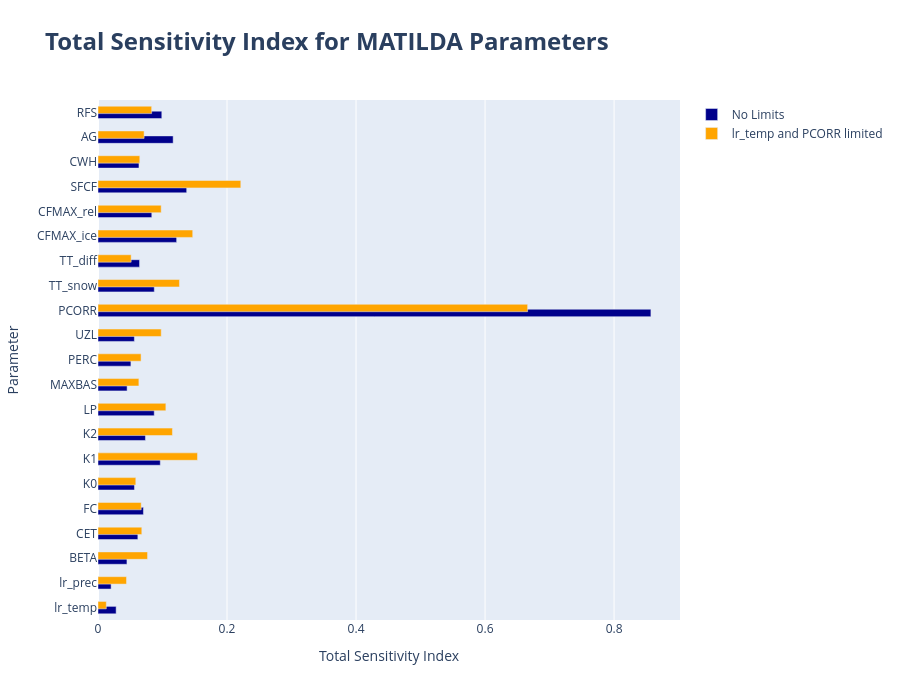

Here is the notebook cell this chart was saved with:
### Markdown cell above
To see the effect of parameter restrictions on sensitivity, we can plot the indices of both runs. Feel free to explore further by adding more *FAST* outputs to the plot function.

### Code cell
from tools.plots import plot_sensitivity_bars

step1 = dir_input + 'FAST/' + 'example_fast_nolim.csv'
step2 = dir_input + 'FAST/' + 'era5_ipynb_fast_step1.csv'

plot_sensitivity_bars(step1, step2, labels=['No Limits', 'lr_temp and PCORR limited'], show=True)

### Figure 1 — Plotly figure (JSON) as saved in the notebook; plotly's stock layout.template omitted (floating-point values rounded to 4 significant figures)
{"data": [{"marker": {"color": "darkblue"}, "name": "No Limits", "orientation": "h", "type": "bar", "width": 0.3, "x": [0.02812, 0.02032, 0.04488, 0.06177, 0.07043, 0.05653, 0.09656, 0.07354, 0.08718, 0.04512, 0.051, 0.0564, 0.8571, 0.08725, 0.06441, 0.1219, 0.08339, 0.1375, 0.0635, 0.1165, 0.09891], "y": ["lr_temp", "lr_prec", "BETA", "CET", "FC", "K0", "K1", "K2", "LP", "MAXBAS", "PERC", "UZL", "PCORR", "TT_snow", "TT_diff", "CFMAX_ice", "CFMAX_rel", "SFCF", "CWH", "AG", "RFS"]}, {"marker": {"color": "orange"}, "name": "lr_temp and PCORR limited", "orientation": "h", "type": "bar", "width": 0.3, "x": [0.01287, 0.04422, 0.07683, 0.06792, 0.06698, 0.05861, 0.1542, 0.1154, 0.1052, 0.06337, 0.06679, 0.09802, 0.666, 0.1263, 0.0514, 0.1468, 0.09796, 0.2214, 0.06479, 0.07145, 0.08318], "y": ["lr_temp", "lr_prec", "BETA", "CET", "FC", "K0", "K1", "K2", "LP", "MAXBAS", "PERC", "UZL", "PCORR", "TT_snow", "TT_diff", "CFMAX_ice", "CFMAX_rel", "SFCF", "CWH", "AG", "RFS"]}], "layout": {"bargap": 0.6, "height": 700, "title": {"font": {"size": 24}, "text": "<b>Total Sensitivity Index for MATILDA Parameters<b>"}, "xaxis": {"title": {"text": "Total Sensitivity Index"}}, "yaxis": {"automargin": true, "title": {"text": "Parameter"}}}}
